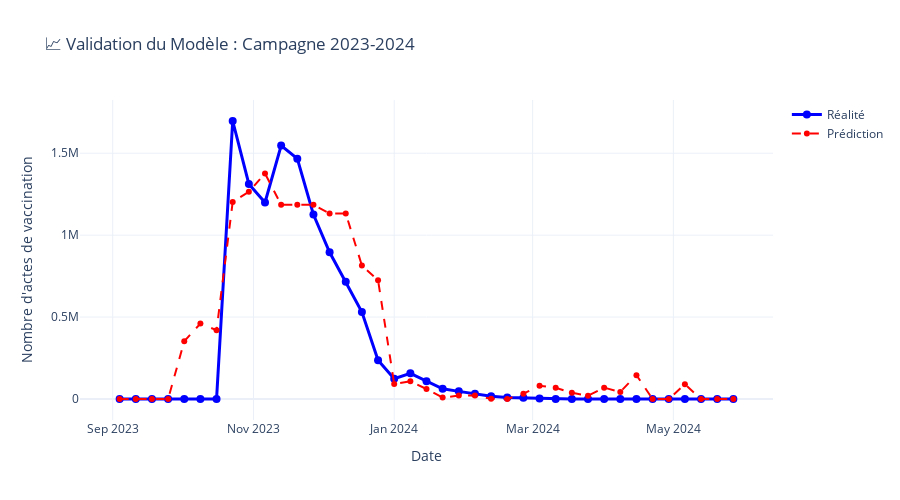

The notebook cell this image was saved under:
### Markdown cell above
## 🔮 PRÉDICTION INTELLIGENTE - Anticipation des besoins

**Objectif** : Prédire les besoins en vaccination pour les prochaines semaines

**Méthodologie** : Modèle LightGBM entraîné sur l'historique avec features temporelles

### Code cell
# ═══════════════════════════════════════════════════════════════
# SECTION 6 : MODÈLE PRÉDICTIF
# ═══════════════════════════════════════════════════════════════

print("🤖 CONSTRUCTION DU MODÈLE PRÉDICTIF...\n")

# Feature Engineering
df_model = df_master.copy()
df_model['target'] = df_model['actes_national']

# Création features décalées (lags)
features_to_lag = ['urgences_taux', 'hospit_taux', 'sos_medecins_taux', 'actes_national']
for feat in features_to_lag:
    for lag in [1, 2]:
        df_model[f'{feat}_lag{lag}'] = df_model[feat].shift(lag)

# Features temporelles
df_model['semaine_annee'] = df_model['date_debut_semaine'].dt.isocalendar().week.astype(int)
df_model['mois'] = df_model['date_debut_semaine'].dt.month
df_model['annee'] = df_model['date_debut_semaine'].dt.year

# Suppression des NaN (dus aux lags)
df_model = df_model.dropna().reset_index(drop=True)

# Liste des features
feature_cols = [col for col in df_model.columns if '_lag' in col or col in ['semaine_annee', 'mois', 'annee']]

print(f"✅ Features créées : {len(feature_cols)} variables")
print(f"   {', '.join(feature_cols[:5])}...")

# Split Train/Test
split_date = '2023-09-01'
train = df_model[df_model['date_debut_semaine'] < split_date]
test = df_model[(df_model['date_debut_semaine'] >= split_date) & 
                (df_model['date_debut_semaine'] < '2024-06-01')]

X_train, y_train = train[feature_cols], train['target']
X_test, y_test = test[feature_cols], test['target']

print(f"   Train: {len(train)} semaines | Test: {len(test)} semaines")

# Entraînement modèle
params = {
    'n_estimators': 200,
    'learning_rate': 0.1,
    'num_leaves': 20,
    'objective': 'regression',
    'random_state': 42,
    'verbose': -1
}

model = lgb.LGBMRegressor(**params)
model.fit(X_train, y_train)

# Prédictions sur test
y_pred = model.predict(X_test)
y_pred = np.maximum(0, y_pred)  # Pas de valeurs négatives

# Métriques
mae = mean_absolute_error(y_test, y_pred)
rmse = np.sqrt(mean_squared_error(y_test, y_pred))

# Calcul de précision sur période de campagne active uniquement
# Filtrer les semaines hors saison (< 10k actes) pour éviter erreurs aberrantes
mask_campagne = y_test > 10000

if mask_campagne.sum() > 0:
    # MAE relative : plus robuste que MAPE pour ce cas d'usage
    mae_campagne = mean_absolute_error(y_test[mask_campagne], y_pred[mask_campagne])
    mean_actual = y_test[mask_campagne].mean()
    precision_pct = (1 - mae_campagne / mean_actual) * 100
    
    # MAPE pour référence (mais moins fiable)
    mape = np.mean(np.abs((y_test[mask_campagne] - y_pred[mask_campagne]) / y_test[mask_campagne])) * 100
else:
    precision_pct = 0
    mape = 0

print(f"\n📊 PERFORMANCE DU MODÈLE (Campagne 2023-2024)")
print("─" * 60)
print(f"   MAE  : {mae:,.0f} actes/semaine")
print(f"   RMSE : {rmse:,.0f}")
print(f"   Précision : {precision_pct:.1f}% (sur période active)")
print(f"   Semaines évaluées : {mask_campagne.sum()}/{len(y_test)}")
print("─" * 60)
print("💡 Note : Précision calculée sur semaines de campagne active (>10k actes)")
print("    pour éviter biais des périodes hors saison")

# Visualisation validation
fig = go.Figure()

fig.add_trace(go.Scatter(
    x=test['date_debut_semaine'],
    y=y_test,
    mode='lines+markers',
    name='Réalité',
    line=dict(color='blue', width=3),
    marker=dict(size=8)
))

fig.add_trace(go.Scatter(
    x=test['date_debut_semaine'],
    y=y_pred,
    mode='lines+markers',
    name='Prédiction',
    line=dict(color='red', width=2, dash='dash'),
    marker=dict(size=6)
))

fig.update_layout(
    title='📈 Validation du Modèle : Campagne 2023-2024',
    xaxis_title='Date',
    yaxis_title='Nombre d\'actes de vaccination',
    height=500,
    template='plotly_white',
    hovermode='x unified'
)

fig.show()

print("✅ Modèle validé avec succès")

### Figure 1 — Plotly figure (JSON) as saved in the notebook; plotly's stock layout.template omitted (floating-point values rounded to 4 significant figures)
{"data": [{"line": {"color": "blue", "width": 3}, "marker": {"size": 8}, "mode": "lines+markers", "name": "Réalité", "type": "scatter", "x": ["2023-09-04T00:00:00.000000000", "2023-09-11T00:00:00.000000000", "2023-09-18T00:00:00.000000000", "2023-09-25T00:00:00.000000000", "2023-10-02T00:00:00.000000000", "2023-10-09T00:00:00.000000000", "2023-10-16T00:00:00.000000000", "2023-10-23T00:00:00.000000000", "2023-10-30T00:00:00.000000000", "2023-11-06T00:00:00.000000000", "2023-11-13T00:00:00.000000000", "2023-11-20T00:00:00.000000000", "2023-11-27T00:00:00.000000000", "2023-12-04T00:00:00.000000000", "2023-12-11T00:00:00.000000000", "2023-12-18T00:00:00.000000000", "2023-12-25T00:00:00.000000000", "2024-01-01T00:00:00.000000000", "2024-01-08T00:00:00.000000000", "2024-01-15T00:00:00.000000000", "2024-01-22T00:00:00.000000000", "2024-01-29T00:00:00.000000000", "2024-02-05T00:00:00.000000000", "2024-02-12T00:00:00.000000000", "2024-02-19T00:00:00.000000000", "2024-02-26T00:00:00.000000000", "2024-03-04T00:00:00.000000000", "2024-03-11T00:00:00.000000000", "2024-03-18T00:00:00.000000000", "2024-03-25T00:00:00.000000000", "2024-04-01T00:00:00.000000000", "2024-04-08T00:00:00.000000000", "2024-04-15T00:00:00.000000000", "2024-04-22T00:00:00.000000000", "2024-04-29T00:00:00.000000000", "2024-05-06T00:00:00.000000000", "2024-05-13T00:00:00.000000000", "2024-05-20T00:00:00.000000000", "2024-05-27T00:00:00.000000000"], "y": [0.0, 0.0, 0.0, 0.0, 0.0, 0.0, 0.0, 1697000.0, 1312000.0, 1199000.0, 1547000.0, 1467000.0, 1125000.0, 895100.0, 715200.0, 531100.0, 236600.0, 123800.0, 156600.0, 108300.0, 61990.0, 46630.0, 32670.0, 16240.0, 9556.0, 6902.0, 2302.0, 0.0, 0.0, 0.0, 0.0, 0.0, 0.0, 0.0, 0.0, 0.0, 0.0, 0.0, 0.0]}, {"line": {"color": "red", "dash": "dash", "width": 2}, "marker": {"size": 6}, "mode": "lines+markers", "name": "Prédiction", "type": "scatter", "x": ["2023-09-04T00:00:00.000000000", "2023-09-11T00:00:00.000000000", "2023-09-18T00:00:00.000000000", "2023-09-25T00:00:00.000000000", "2023-10-02T00:00:00.000000000", "2023-10-09T00:00:00.000000000", "2023-10-16T00:00:00.000000000", "2023-10-23T00:00:00.000000000", "2023-10-30T00:00:00.000000000", "2023-11-06T00:00:00.000000000", "2023-11-13T00:00:00.000000000", "2023-11-20T00:00:00.000000000", "2023-11-27T00:00:00.000000000", "2023-12-04T00:00:00.000000000", "2023-12-11T00:00:00.000000000", "2023-12-18T00:00:00.000000000", "2023-12-25T00:00:00.000000000", "2024-01-01T00:00:00.000000000", "2024-01-08T00:00:00.000000000", "2024-01-15T00:00:00.000000000", "2024-01-22T00:00:00.000000000", "2024-01-29T00:00:00.000000000", "2024-02-05T00:00:00.000000000", "2024-02-12T00:00:00.000000000", "2024-02-19T00:00:00.000000000", "2024-02-26T00:00:00.000000000", "2024-03-04T00:00:00.000000000", "2024-03-11T00:00:00.000000000", "2024-03-18T00:00:00.000000000", "2024-03-25T00:00:00.000000000", "2024-04-01T00:00:00.000000000", "2024-04-08T00:00:00.000000000", "2024-04-15T00:00:00.000000000", "2024-04-22T00:00:00.000000000", "2024-04-29T00:00:00.000000000", "2024-05-06T00:00:00.000000000", "2024-05-13T00:00:00.000000000", "2024-05-20T00:00:00.000000000", "2024-05-27T00:00:00.000000000"], "y": [0.0, 0.0, 0.0, 0.0, 352500.0, 460200.0, 420200.0, 1203000.0, 1265000.0, 1376000.0, 1185000.0, 1185000.0, 1185000.0, 1133000.0, 1133000.0, 814700.0, 725200.0, 91840.0, 107900.0, 61100.0, 8793.0, 20610.0, 20610.0, 1035.0, 0.0, 32520.0, 81180.0, 68090.0, 38460.0, 20100.0, 69390.0, 43190.0, 145700.0, 0.0, 0.0, 89590.0, 0.0, 0.0, 0.0]}], "layout": {"height": 500, "hovermode": "x unified", "title": {"text": "📈 Validation du Modèle : Campagne 2023-2024"}, "xaxis": {"title": {"text": "Date"}}, "yaxis": {"title": {"text": "Nombre d'actes de vaccination"}}}}
